Frame 1 (no input): blank canvas, image omitted
Frame 60 (no input): blank canvas, image omitted
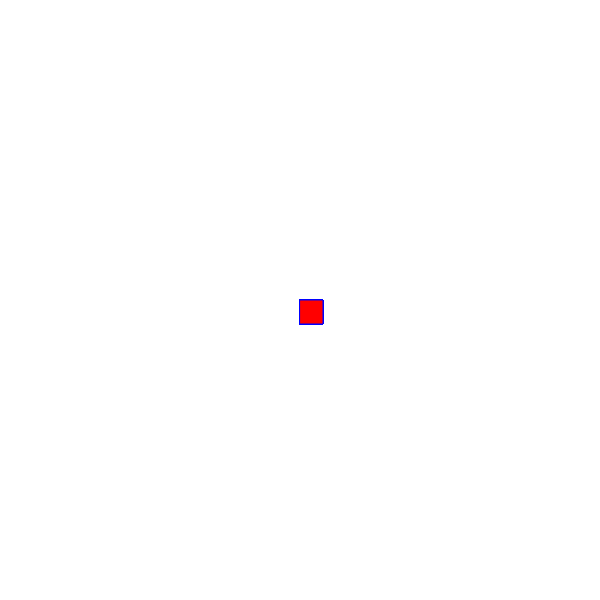
Frame 120 (the mouse pressed at the canvas centre since frame 60)

The p5.js sketch whose frames 1 and 60 were blank and that drew this single picture after the mouse press (run headless with seeded random() and noise() and a simulated clock; from frame 60 on, the mouse is pressed at the canvas centre):

// p5.js sketch
// ── sketch.js
function setup() {
  createCanvas(600, 600);
  background("white");
}

function draw() {
  
  stroke("blue");
  fill("red");

  // console.log(mouseIsPressed);

  if (mouseIsPressed) {
    rect(mouseX, mouseY, 23, 24);
    }

}
